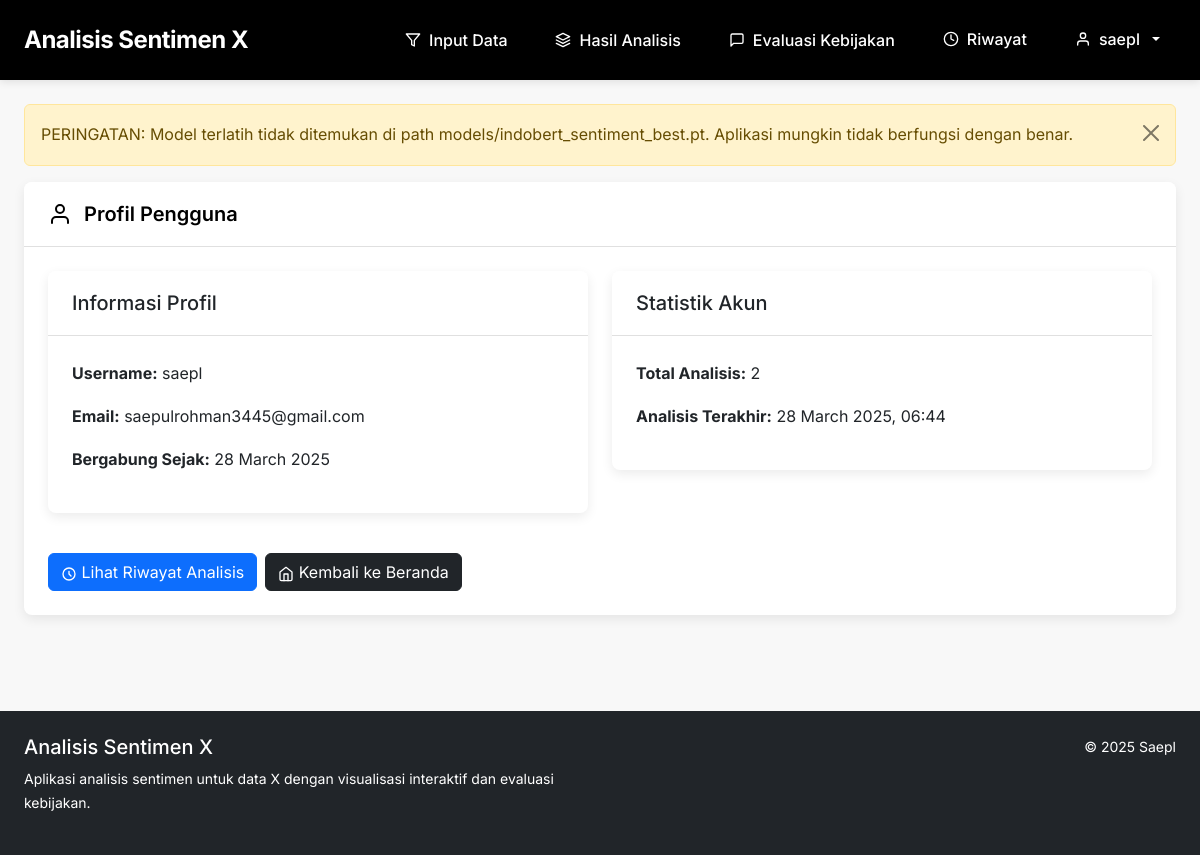
/?view=profile (signed in), run on an earlier commit of the app's database.
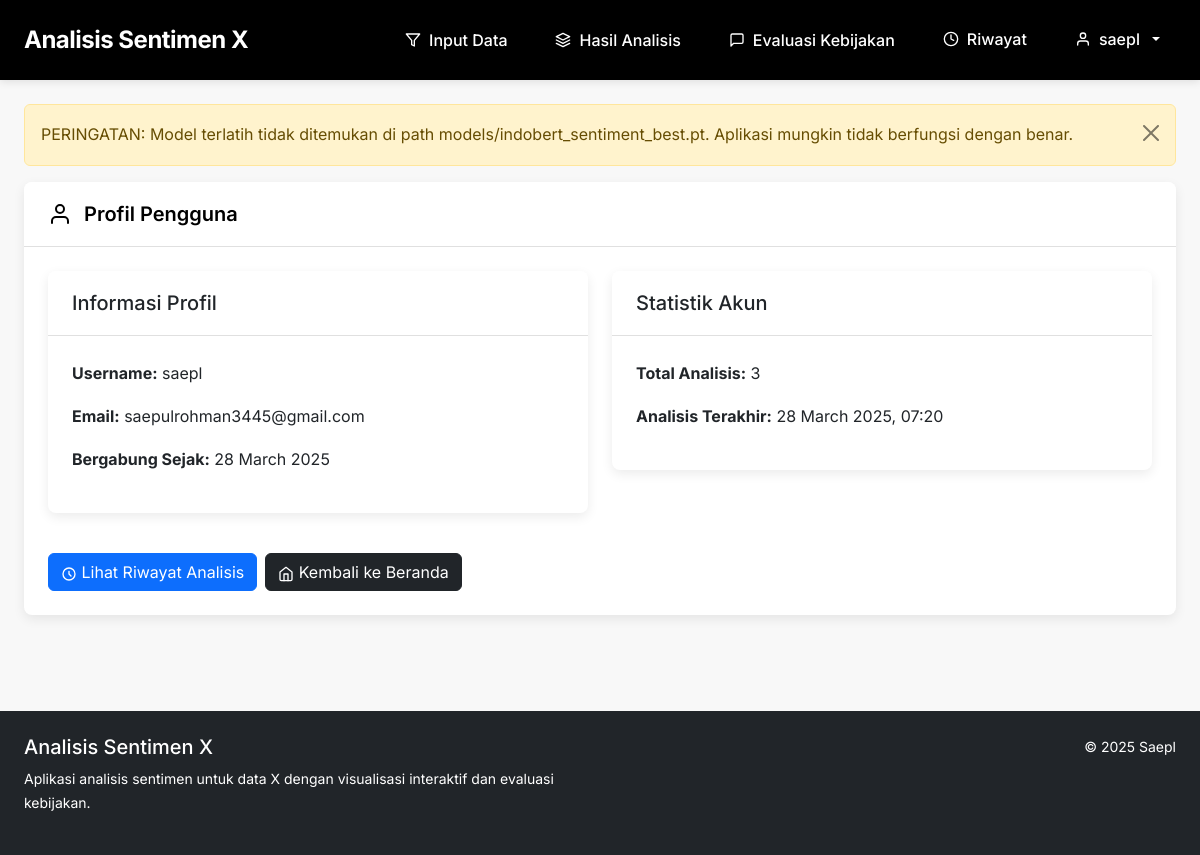
And on a later commit of the database.
### app/models/database.py (models this page shows, shortened)
class AnalysisHistory(db.Model):
    id = db.Column(db.Integer, primary_key=True)
    title = db.Column(db.String(128), nullable=False)
    description = db.Column(db.Text, nullable=True)
    created_at = db.Column(db.DateTime, default=datetime.utcnow)
    file_path = db.Column(db.String(256), nullable=True)
    result_file_path = db.Column(db.String(256), nullable=True)
    total_tweets = db.Column(db.Integer, default=0)
    positive_count = db.Column(db.Integer, default=0)
    neutral_count = db.Column(db.Integer, default=0)
    negative_count = db.Column(db.Integer, default=0)
    positive_percent = db.Column(db.Float, default=0)
    neutral_percent = db.Column(db.Float, default=0)
    negative_percent = db.Column(db.Float, default=0)
    top_hashtags = db.Column(db.Text, nullable=True)  # Stored as JSON
    top_topics = db.Column(db.Text, nullable=True)    # Stored as JSON
    sentiment_plot = db.Column(db.Text, nullable=True)  # Base64 encoded image
    user_id = db.Column(db.Integer, db.ForeignKey('user.id'), nullable=False)

### app/routes/main_routes.py (the view)
@main_bp.route('/')
def index():
    model_path = current_app.config['MODEL_PATH']
    if not os.path.exists(model_path):
        flash("PERINGATAN: Model terlatih tidak ditemukan di path models/indobert_sentiment_best.pt. Aplikasi mungkin tidak berfungsi dengan benar.", "warning")
    view = request.args.get('view', 'input')
    if view in ['history', 'profile'] and not current_user.is_authenticated:
        flash('Anda harus login terlebih dahulu untuk mengakses halaman ini.', 'warning')
        return redirect(url_for('main.index', view='login'))
    if view == 'history':
        page = request.args.get('page', 1, type=int)
        histories = AnalysisHistory.query.filter_by(user_id=current_user.id).order_by(
            AnalysisHistory.created_at.desc()).paginate(page=page, per_page=10)
        return render_template('history/index.html', title='Riwayat Analisis',
                              histories=histories, view=view)
    elif view == 'profile':
        last_analysis = None
        if current_user.is_authenticated and current_user.histories.count() > 0:
            last_analysis = current_user.histories.order_by(AnalysisHistory.created_at.desc()).first()
        return render_template('auth/profile.html', title='Profil',
                              last_analysis=last_analysis, view=view)
    elif view == 'login':
        if current_user.is_authenticated:
            return redirect(url_for('main.index'))
        from app.forms.auth_forms import LoginForm
        form = LoginForm()
        return render_template('auth/login.html', title='Login', form=form, view=view)
    elif view == 'register':
        if current_user.is_authenticated:
            return redirect(url_for('main.index'))
        from app.forms.auth_forms import RegistrationForm
        form = RegistrationForm()
        return render_template('auth/register.html', title='Register', form=form, view=view)
    return render_template('index.html', view=view)

### app/models/database.py (called while the page is built)
@login_manager.user_loader
def load_user(user_id):
    return User.query.get(int(user_id))

### app/templates/auth/profile.html (shortened to what this page needs)
{% extends "base.html" %}
{% block content %}
<div class="card">
    <div class="card-header">
        <svg xmlns="http://www.w3.org/2000/svg" width="24" height="24" viewBox="0 0 24 24" fill="none" stroke="currentColor" stroke-width="2" stroke-linecap="round" stroke-linejoin="round"><path d="M20 21v-2a4 4 0 0 0-4-4H8a4 4 0 0 0-4 4v2"></path><circle cx="12" cy="7" r="4"></circle></svg>
        <h2 class="card-title">Profil Pengguna</h2>
    </div>
    <div class="card-body">
        <div class="row">
            <div class="col-md-6">
                <div class="card mb-4">
                    <div class="card-header">
                        <h5 class="mb-0">Informasi Profil</h5>
                    </div>
                    <div class="card-body">
                        <p><strong>Username:</strong> {{ current_user.username }}</p>
                        <p><strong>Email:</strong> {{ current_user.email }}</p>
                        <p><strong>Bergabung Sejak:</strong> {{ current_user.created_at.strftime('%d %B %Y') }}</p>
                    </div>
                </div>
            </div>
            <div class="col-md-6">
                <div class="card mb-4">
                    <div class="card-header">
                        <h5 class="mb-0">Statistik Akun</h5>
                    </div>
                    <div class="card-body">
                        <p><strong>Total Analisis:</strong> {{ current_user.histories.count() }}</p>
                        <p><strong>Analisis Terakhir:</strong>
                            {% if last_analysis %}
                                {{ last_analysis.created_at.strftime('%d %B %Y, %H:%M') }}
                            {% else %}
                                Belum ada analisis
                            {% endif %}
                        </p>
                    </div>
                </div>
            </div>
        </div>
        <div class="d-flex mt-3">
            <a href="{{ url_for('history.index') }}" class="btn btn-primary me-2">
                <svg xmlns="http://www.w3.org/2000/svg" width="16" height="16" viewBox="0 0 24 24" fill="none" stroke="currentColor" stroke-width="2" stroke-linecap="round" stroke-linejoin="round"><path d="M12 8v4l3 3m6-3a9 9 0 1 1-18 0 9 9 0 0 1 18 0z"></path></svg>
                Lihat Riwayat Analisis
            </a>
            <a href="{{ url_for('main.index') }}" class="btn btn-dark">
                <svg xmlns="http://www.w3.org/2000/svg" width="16" height="16" viewBox="0 0 24 24" fill="none" stroke="currentColor" stroke-width="2" stroke-linecap="round" stroke-linejoin="round"><path d="M3 9l9-7 9 7v11a2 2 0 0 1-2 2H5a2 2 0 0 1-2-2z"></path><polyline points="9 22 9 12 15 12 15 22"></polyline></svg>
                Kembali ke Beranda
            </a>
        </div>
    </div>
</div>
{% endblock %}

What changed in the data, as far as the page shows it:
changed AnalysisHistory: created_at "28 March 2025, 06:44" → "28 March 2025, 07:20"
Also different on the page:
{{ current_user.histories.count() }}: "2" → "3"
